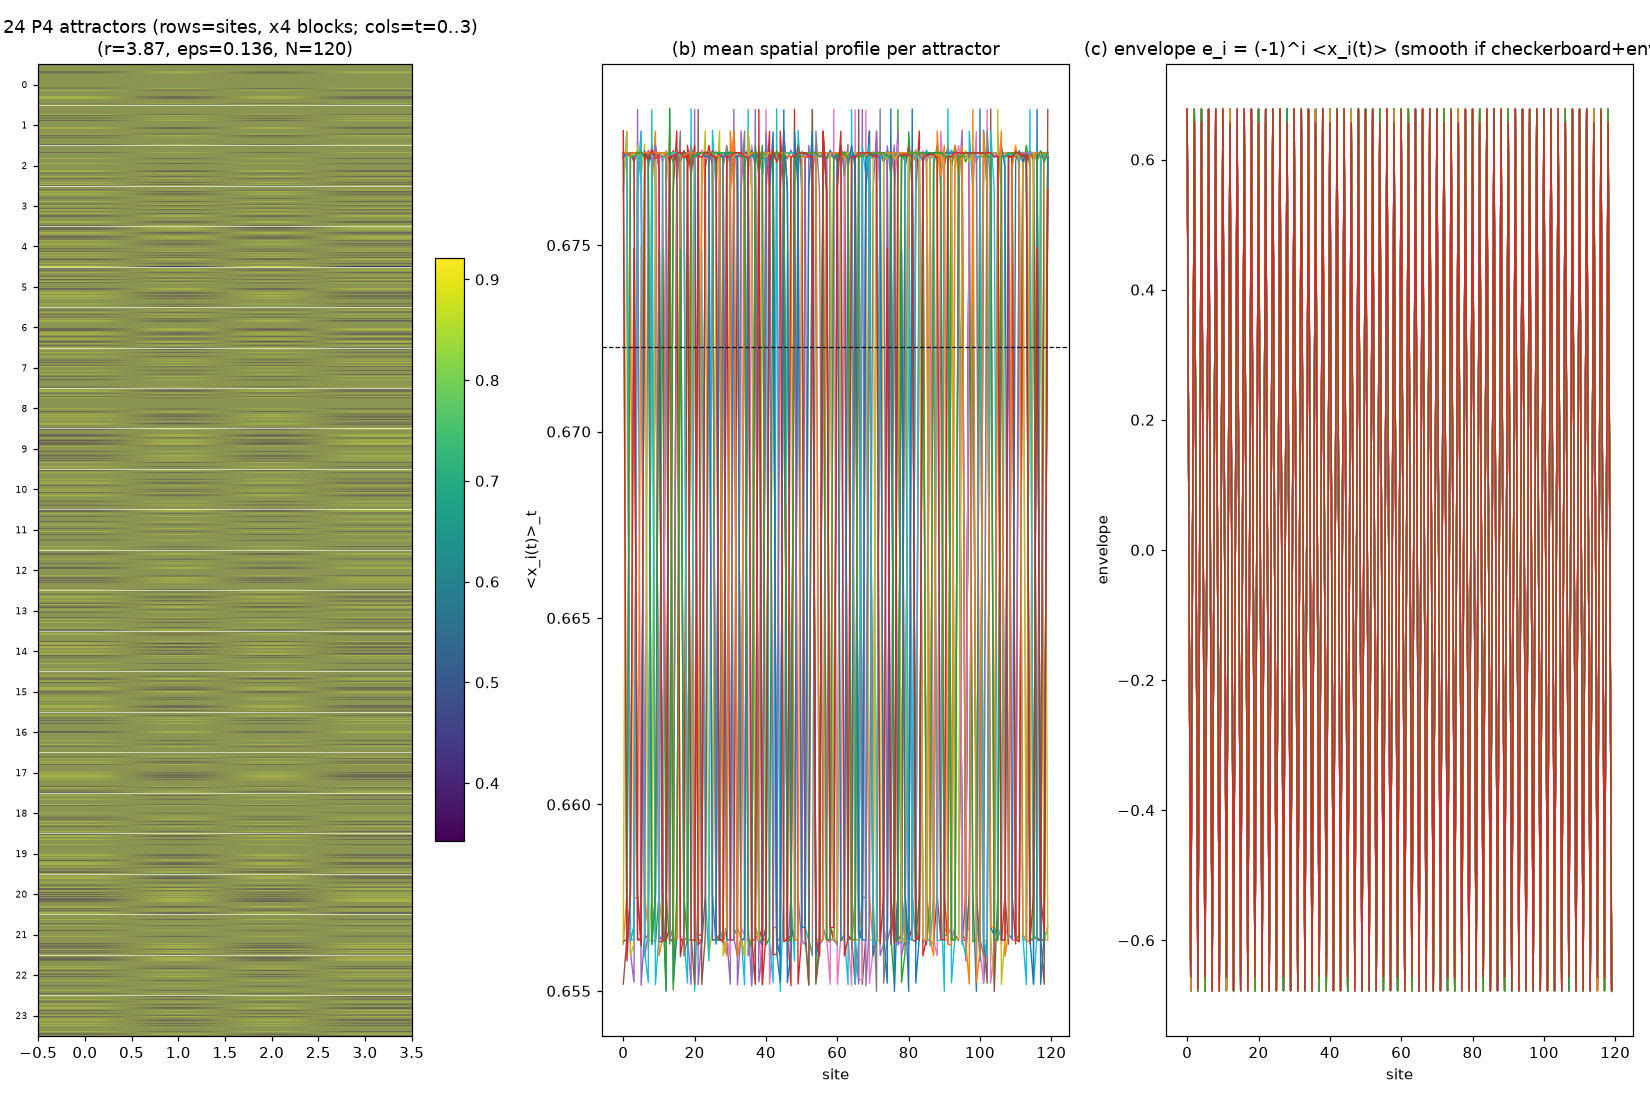

Write Python code to recreate this figure.
#!/usr/bin/env python3
"""
IDENTIFY the P4 attractors at (r=3.87, eps=0.136), N=120.
Lock ~24 attractors, then:
  (1) visualize: 24 heatmaps (rows=sites, cols=4 time steps) + mean profiles
  (2) checkerboard test: e_i(t) = (-1)^i * x_i(t). If base state is a
      checkerboard modulated by a smooth spatial envelope, e(t) is SMOOTH
      (low dominant k, small high-k variance).
  (3) H/L domain structure: threshold at 0.675 -> binary sequence per t.
Save figure + JSON.
"""
import numpy as np
import matplotlib
matplotlib.use("Agg")
import matplotlib.pyplot as plt

def f(x, r): return r * x * (1.0 - x)
def coupled(x, r, eps):
    fx = f(x, r)
    return (1.0 - eps) * fx + 0.5 * eps * (np.roll(fx, 1) + np.roll(fx, -1))

def lock(r, eps, N, x0, trans=10000):
    x = x0.copy()
    for _ in range(trans):
        x = coupled(x, r, eps)
    P = np.empty((N, 4))
    for k in range(4):
        P[:, k] = x
        x = coupled(x, r, eps)
    return P

r, eps, N, NS = 3.87, 0.136, 120, 24
rng = np.random.default_rng(7)
Pats, kdom_raw, kdom_env, env_flat, hl_ratio, res4s = [], [], [], [], [], []
for i in range(NS):
    P = lock(r, eps, N, rng.random(N))
    Pats.append(P)
    res4s.append(float(np.max(np.abs(P - np.roll(P, 2, axis=1)))))
    # mean profile over time
    m = P.mean(axis=1)
    F = np.abs(np.fft.rfft(m - m.mean()))
    kdom_raw.append(int(np.argmax(F)) + 1)
    # checkerboard-unwrapped envelope
    sign = ((-1.0) ** np.arange(N)).reshape(N, 1)
    e = sign * P                              # N x 4
    me = e.mean(axis=1)
    Fe = np.abs(np.fft.rfft(me - me.mean()))
    kdom_env.append(int(np.argmax(Fe)) + 1)
    # envelope smoothness: fraction of FFT power in k <= 8
    tot = (Fe ** 2).sum() + 1e-30
    env_flat.append(float((Fe[:9] ** 2).sum() / tot))
    # H/L domain ratio per time step (fraction of sites > 0.675)
    hl_ratio.append([float((P[:, t] > 0.675).mean()) for t in range(4)])

Pats = np.array(Pats)
print("res4 (max |P-P2|) per attractor:", np.round(res4s, 12))
print("kdom_raw:", kdom_raw)
print("kdom_env (after checkerboard unwrap):", kdom_env)
print("env low-k power frac (smoothness):", np.round(env_flat, 3))
print("H-fraction per t (first 4 attractors):")
for h in hl_ratio[:4]:
    print("  ", np.round(h, 3))

# ---- Figure: 3 panels ----
fig, axes = plt.subplots(1, 3, figsize=(15, 10))
# (a) 24 attractors stacked as time series per site
ax = axes[0]
im = ax.imshow(Pats.reshape(N * NS, 4), aspect="auto", cmap="viridis")
for b in range(NS):
    ax.axhline(b * N - 0.5, color="w", lw=0.4)
ax.set_title(f"(a) 24 P4 attractors (rows=sites, x4 blocks; cols=t=0..3)\n(r={r}, eps={eps}, N={N})")
ax.set_yticks([b * N + N // 2 for b in range(NS)])
ax.set_yticklabels(range(NS), fontsize=6)
plt.colorbar(im, ax=ax, shrink=0.6)
# (b) mean spatial profiles
ax = axes[1]
xs = np.arange(N)
for i in range(NS):
    ax.plot(xs, Pats[i].mean(axis=1), lw=0.9)
ax.axhline(Pats.mean(), color="k", ls="--", lw=0.8)
ax.set_title("(b) mean spatial profile per attractor")
ax.set_xlabel("site"); ax.set_ylabel("<x_i(t)>_t")
# (c) checkerboard-unwrapped envelope
ax = axes[2]
for i in range(NS):
    ax.plot(xs, ((-1.0) ** xs) * Pats[i].mean(axis=1), lw=0.9)
ax.set_title("(c) envelope e_i = (-1)^i <x_i(t)> (smooth if checkerboard+envelope)")
ax.set_xlabel("site"); ax.set_ylabel("envelope")
fig.tight_layout()
fig.savefig("p4_family_visual.png", dpi=110)
print("saved p4_family_visual.png")

np.save("p4_attractors_24.npy", Pats)
import json
json.dump({"r": r, "eps": eps, "N": N, "nseeds": NS,
           "res4": res4s, "kdom_raw": kdom_raw, "kdom_env": kdom_env,
           "env_lowk_power": env_flat, "Hfrac_per_t": hl_ratio,
           "global_mean": float(Pats.mean()),
           "mean_std": float(Pats.std()),
           "kdom_raw_hist": {str(k): int((np.array(kdom_raw) == k).sum())
                              for k in np.unique(kdom_raw)},
           "kdom_env_hist": {str(k): int((np.array(kdom_env) == k).sum())
                              for k in np.unique(kdom_env)}},
          open("p4_family_visual.json", "w"), indent=2)
print("saved p4_family_visual.json, p4_attractors_24.npy")
